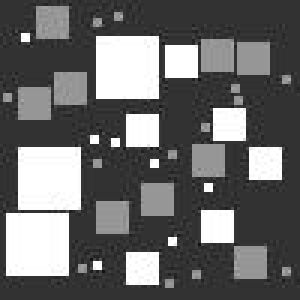
%> input picture test_image.jpg, 100 x 100 px (shown 3 times larger)
$ octave lab_exam.m   (GNU Octave 9; MATLAB toolbox functions it lacks are replaced by stand-ins)
%> lines starting %> are read from the running program, lines starting %| are printed output that depends on the picture; in (x1, y1, x2, y2) boxes, pixels count from 0 and x2, y2 are one past the last pixel; in counts of white or black regions, pixels touching at a corner belong together; the program's own positions count from 1
close all;
img = imread('test_image.jpg');
%> img is the input picture: size 100x100 uint8; min 16, max 255, mean 105.1
imgb = imbinarize(img);
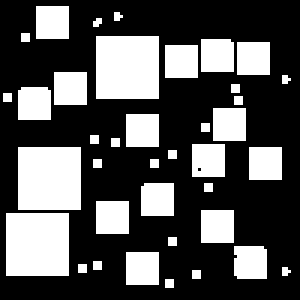
%> imgb: size 100x100 logical (shown 3 times larger); 33% white; 38 white regions (20 under 20 px), largest, box (x1, y1, x2, y2) and area: (32, 12, 53, 33) 441, (6, 49, 27, 70) 441, (2, 71, 23, 92) 441

%SE = strel('square',5);
%imgb = imerode(imgb,SE);

thresh = multithresh(img,2);
%> thresh = [83 173]
thresh_low = thresh(1,1);
%> thresh_low = 83
thresh_high = thresh(1,2);
%> thresh_high = 173
disp(thresh_low);
%| 83
disp(thresh_high);
%| 173
%seg_I = imquantize(img,thresh);

%darkBlobs = (img > thresh_low);  % Find dark things.
%labeledDark = bwlabel(darkBlobs);
dark_squares_img = zeros(size(img));
[r,c] = size(img);
%> r = 100; c = 100
for i=1:r
    for j=1:c
        if img(i,j)>thresh_low && img(i,j)<thresh_high
            dark_squares_img(i,j) = 255;
        else
            dark_squares_img(i,j) = 0;
        end
    end
end
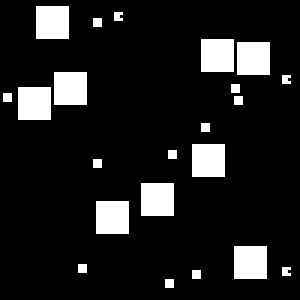
%> dark_squares_img: size 100x100 double (shown 3 times larger); 12% white; 22 white regions (13 under 20 px), largest, box (x1, y1, x2, y2) and area: (12, 2, 23, 13) 121, (67, 13, 78, 24) 121, (79, 14, 90, 25) 121

dark_squares_img = imbinarize(dark_squares_img);
darkMeasurements = regionprops(dark_squares_img, 'Area', 'Perimeter');
%> darkMeasurements = 22 regions; largest, Area and Perimeter: 121 38.84, 121 38.84, 121 38.84, 121 38.84, 121 38.84
dcc_main = bwconncomp(dark_squares_img);
%> dcc_main = 22 connected components
disp('Number of dark Objects');
disp(dcc_main.NumObjects);
%| 22

dark_areas = darkMeasurements.Area;
%> dark_areas = 9

brightBlobs = img > thresh_high; % Find bright things.
labeledBright = bwlabel(brightBlobs);
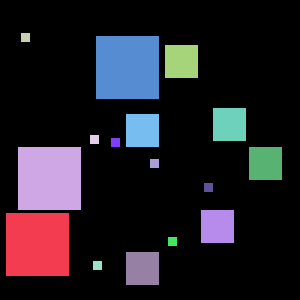
%> labeledBright: size 100x100 double (shown 3 times larger); 17 distinct labels, from 0 to 16; one colour per label, 0 black
brightMeasurements = regionprops(labeledBright, 'Area', 'Perimeter');
%> brightMeasurements = 16 regions; largest, Area and Perimeter: 441 78.04, 441 78.04, 441 78.04, 121 38.84, 121 38.84

bcc_main = bwconncomp(labeledBright);
%> bcc_main = 16 connected components
disp('Number of dark Objects');
disp(bcc_main.NumObjects);
%| 16

bright_areas =  brightMeasurements.Area;
%> bright_areas = 441
disp(bright_areas);
%| 441

large_bright_squares = bwareafilt(imbinarize(labeledBright),3,'largest');
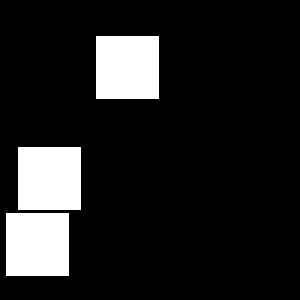
%> large_bright_squares: size 100x100 logical (shown 3 times larger); 13.2% white; 3 white regions, box (x1, y1, x2, y2) and area: (32, 12, 53, 33) 441, (6, 49, 27, 70) 441, (2, 71, 23, 92) 441
lbs = bwconncomp(large_bright_squares);
%> lbs = 3 connected components
disp(lbs.NumObjects);
%| 3
small_bright_squares = bwareafilt(imbinarize(labeledBright),7,'smallest');
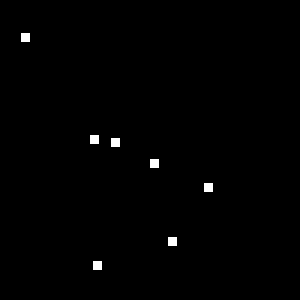
%> small_bright_squares: size 100x100 logical (shown 3 times larger); 0.63% white in thin lines or dots, all inside (x1, y1, x2, y2) = (7, 11, 71, 90)
lbs = bwconncomp(small_bright_squares);
%> lbs = 7 connected components
disp(lbs.NumObjects);
%| 7
medium_bright_squares = imbinarize(labeledBright) - small_bright_squares -large_bright_squares;
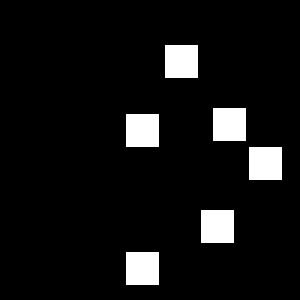
%> medium_bright_squares: size 100x100 double (shown 3 times larger); values 0 (black) and 1 (white), 7.3% white; 6 white regions, box (x1, y1, x2, y2) and area: (55, 15, 66, 26) 121, (71, 36, 82, 47) 121, (42, 38, 53, 49) 121, (83, 49, 94, 60) 121, (67, 70, 78, 81) 121, (42, 84, 53, 95) 121
lbs = bwconncomp(medium_bright_squares);
%> lbs = 6 connected components
disp(lbs.NumObjects);
%| 6

medium_dark_squares = bwareafilt(dark_squares_img,9,'largest');
lbs = bwconncomp(medium_dark_squares);
%> lbs = 9 connected components
disp(lbs.NumObjects);
%| 9
small_dark_squares = bwareafilt(dark_squares_img,13,'smallest');
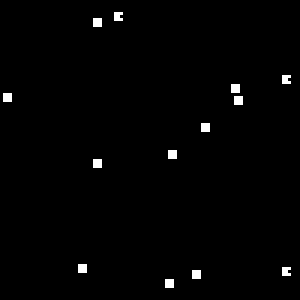
%> small_dark_squares: size 100x100 logical (shown 3 times larger); 1.1% white in thin lines or dots, all inside (x1, y1, x2, y2) = (1, 4, 97, 96)
lbs = bwconncomp(small_dark_squares);
%> lbs = 13 connected components
disp(lbs.NumObjects);
%| 13

figure;
subplot(3,3,1);
imshow(img);
title('original Image');

subplot(3,3,2);
imshow(dark_squares_img);
title('Dark Squares');

subplot(3,3,3);
imshow(labeledBright);
title('Bright Squares');

subplot(3,3,4);
imshow(large_bright_squares);
title('Large Brught Squares');

subplot(3,3,5);
imshow(small_bright_squares);
title('Small Bright Squares');

subplot(3,3,6);
imshow(medium_bright_squares);
title('Medium Bright Squares');

subplot(3,3,7);
imshow(medium_dark_squares);
title('Medium Dark Squares');

subplot(3,3,8);
imshow(small_dark_squares);
title('Small Dark Squares');

impixelinfo;
